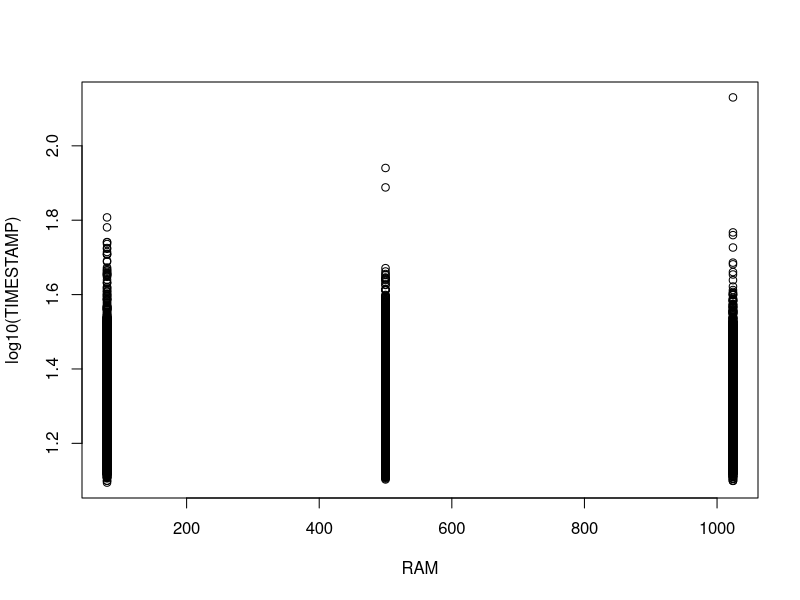
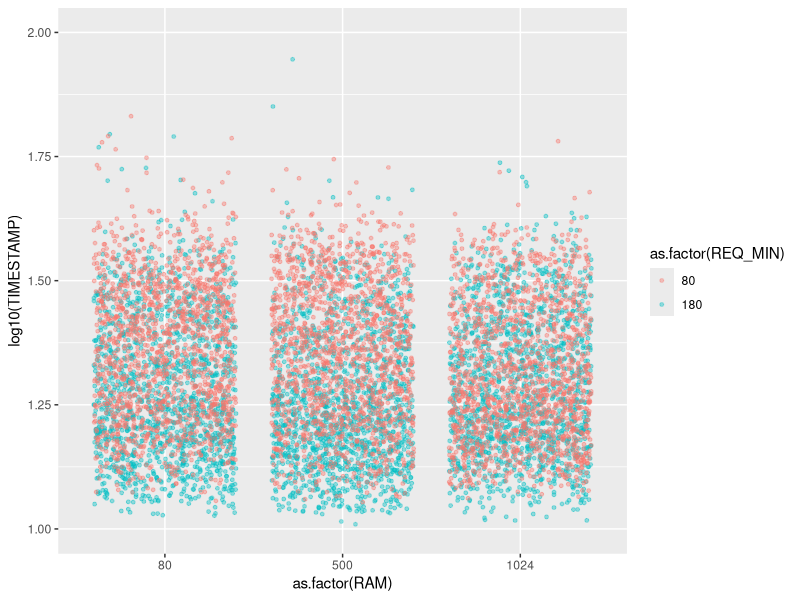
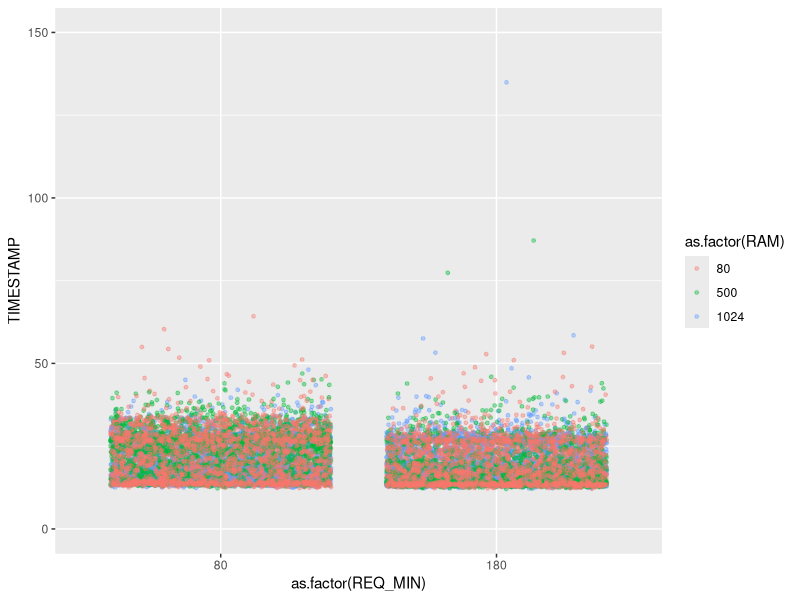

These figures' R source, in order:
## ---- chunk 1
install.packages("knitr")
install.packages("dplyr")
install.packages("ggplot2")

knitr::opts_chunk$set(echo = TRUE)
## ---- chunk 2
library(dplyr)
library(ggplot2)
## ---- chunk 3
get.80.1g = read.csv2(file="../data/1GB/request_get_80_consumptions.csv", sep = ",")
get.180.1g = read.csv2(file="../data/1GB/request_get_180_consumptions.csv", sep=",")
post.80.1g = read.csv2(file="../data/1GB/request_post_80_create_water_consumption.csv", sep=",")
post.180.1g = read.csv2(file="../data/1GB/request_post_180_create_water_consumption.csv", sep=",")

get.80.500m = read.csv2(file="../data/500MB/request_get_80_consumptions.csv", sep = ",")
get.180.500m = read.csv2(file="../data/500MB/request_get_180_consumptions.csv", sep=",")
post.80.500m = read.csv2(file="../data/500MB/request_post_80_create_water_consumption.csv", sep=",")
post.180.500m = read.csv2(file="../data/500MB/request_post_180_create_water_consumption.csv", sep=",")

get.80.80m = read.csv2(file="../data/80MB/request_get_80_consumptions.csv", sep = ",")
get.180.80m = read.csv2(file="../data/80MB/request_get_180_consumptions.csv", sep=",")
post.80.80m = read.csv2(file="../data/80MB/request_post_80_create_water_consumption.csv", sep=",")
post.180.80m = read.csv2(file="../data/80MB/request_post_180_create_water_consumption.csv", sep=",")
## ---- chunk 4
get_timestamp_diff <- function(df){
  
  begin = df %>% filter(df$MOMENTO == "BEGIN")
  end = df %>% filter(df$MOMENTO == "END")
  
  df = left_join(begin, end, by=c("ID", "TIPO_REQUISICAO"))
  df$TIMESTAMP = (df$TIMESTAMP.y / 1000000) - (df$TIMESTAMP.x / 1000000)
  df = df %>% select("ID", "TIPO_REQUISICAO", "TIMESTAMP")

  return(df)
}
## ---- chunk 5
get.180.1g = get_timestamp_diff(get.180.1g)
get.180.500m = get_timestamp_diff(get.180.500m)
get.180.80m = get_timestamp_diff(get.180.80m)
get.80.1g = get_timestamp_diff(get.80.1g)
get.80.500m = get_timestamp_diff(get.80.500m)
get.80.80m = get_timestamp_diff(get.80.80m)
post.180.1g = get_timestamp_diff(post.180.1g)
post.180.500m = get_timestamp_diff(post.180.500m)
post.180.80m = get_timestamp_diff(post.180.80m)
post.80.1g = get_timestamp_diff(post.80.1g)
post.80.500m = get_timestamp_diff(post.80.500m)
post.80.80m = get_timestamp_diff(post.80.80m)
## ---- chunk 6
get.180.1g["RAM"] <- 1024
get.180.500m["RAM"] <- 500
get.180.80m["RAM"] <- 80

get.180.1g["REQ_MIN"] <- 180
get.180.500m["REQ_MIN"] <- 180
get.180.80m["REQ_MIN"] <- 180

post.180.1g["RAM"] <- 1024
post.180.500m["RAM"] <- 500
post.180.80m["RAM"] <- 80

post.180.1g["REQ_MIN"] <- 180
post.180.500m["REQ_MIN"] <- 180
post.180.80m["REQ_MIN"] <- 180


get.80.1g["RAM"] <- 1024
get.80.500m["RAM"] <- 500
get.80.80m["RAM"] <- 80

get.80.1g["REQ_MIN"] <- 80
get.80.500m["REQ_MIN"] <- 80
get.80.80m["REQ_MIN"] <- 80

post.80.1g["RAM"] <- 1024
post.80.500m["RAM"] <- 500
post.80.80m["RAM"] <- 80

post.80.1g["REQ_MIN"] <- 80
post.80.500m["REQ_MIN"] <- 80
post.80.80m["REQ_MIN"] <- 80

post.all <- rbind(post.180.1g,post.180.500m,post.180.80m,post.80.1g,post.80.500m,post.80.80m)
get.all <- rbind(get.180.1g,get.180.500m,get.180.80m,get.80.1g,get.80.500m,get.80.80m)
tests <- rbind(post.all, get.all)
## ---- chunk 7
plot(log10(TIMESTAMP) ~ RAM, data = post.all)

ggplot(data = post.all, aes(x=as.factor(RAM), y=log10(TIMESTAMP), colour=as.factor(REQ_MIN))) +
  geom_jitter(size=1, alpha=0.4, width=0.4, height=0.1) + ylim(1,2)

ggplot(data = tests, aes(x=as.factor(REQ_MIN), y=TIMESTAMP, colour=as.factor(RAM))) +
  geom_jitter(size=1, alpha=0.4, width=0.4, height=0.1) + ylim(0,150) 
